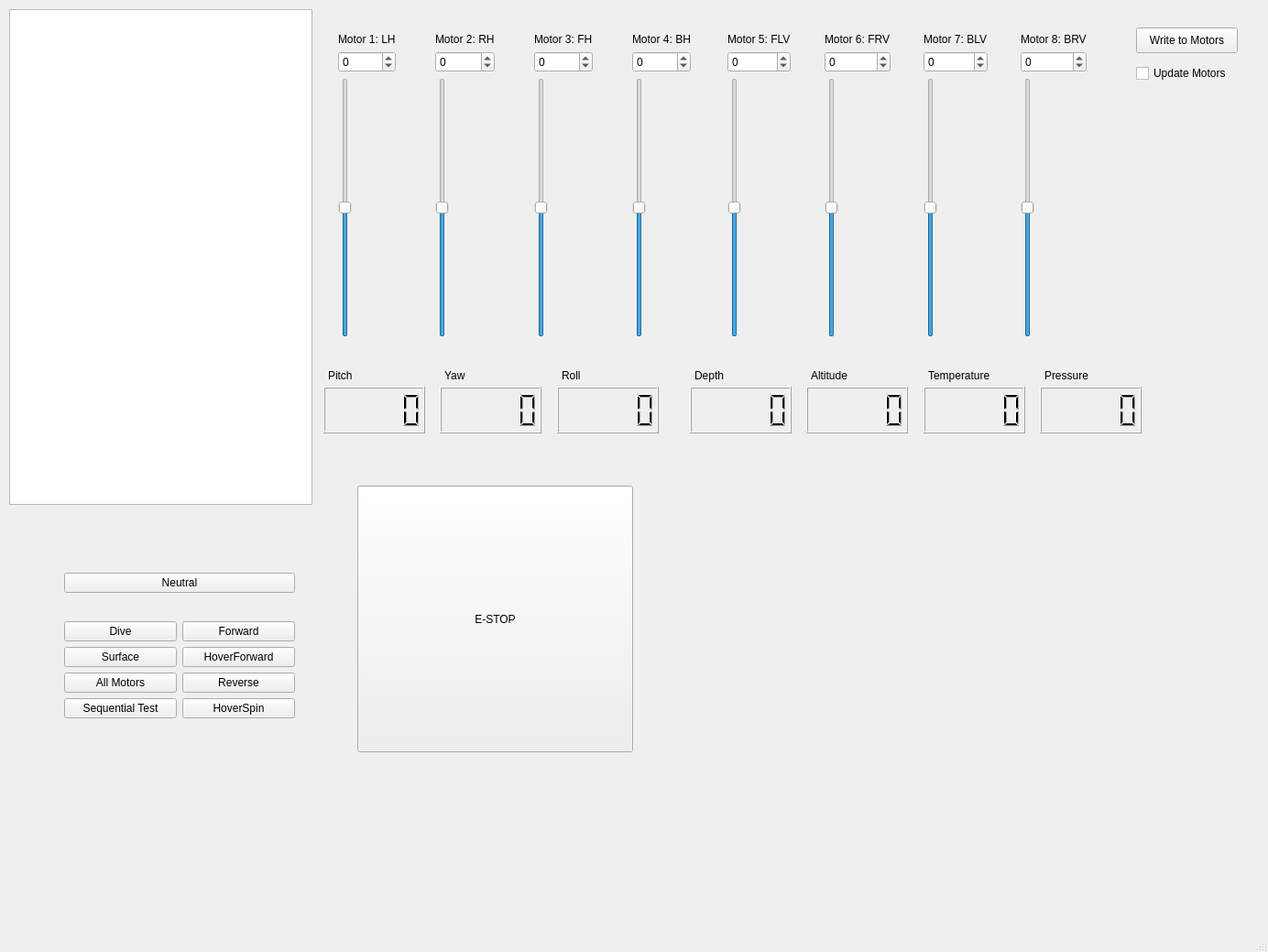
<?xml version="1.0" encoding="UTF-8"?>
<ui version="4.0">
 <class>MainWindow</class>
 <widget class="QMainWindow" name="MainWindow">
  <property name="geometry">
   <rect>
    <x>0</x>
    <y>0</y>
    <width>1384</width>
    <height>1039</height>
   </rect>
  </property>
  <property name="maximumSize">
   <size>
    <width>1384</width>
    <height>1039</height>
   </size>
  </property>
  <property name="windowTitle">
   <string>MainWindow</string>
  </property>
  <widget class="QWidget" name="centralwidget">
   <property name="maximumSize">
    <size>
     <width>1500</width>
     <height>850</height>
    </size>
   </property>
   <widget class="QPushButton" name="e_stop_button">
    <property name="geometry">
     <rect>
      <x>390</x>
      <y>530</y>
      <width>301</width>
      <height>291</height>
     </rect>
    </property>
    <property name="minimumSize">
     <size>
      <width>192</width>
      <height>192</height>
     </size>
    </property>
    <property name="autoFillBackground">
     <bool>false</bool>
    </property>
    <property name="text">
     <string>E-STOP</string>
    </property>
   </widget>
   <widget class="QWidget" name="control_buttons" native="true">
    <property name="geometry">
     <rect>
      <x>50</x>
      <y>590</y>
      <width>281</width>
      <height>241</height>
     </rect>
    </property>
    <property name="minimumSize">
     <size>
      <width>220</width>
      <height>220</height>
     </size>
    </property>
    <widget class="QWidget" name="layoutWidget">
     <property name="geometry">
      <rect>
       <x>20</x>
       <y>10</y>
       <width>252</width>
       <height>209</height>
      </rect>
     </property>
     <layout class="QVBoxLayout" name="verticalLayout_8">
      <item>
       <widget class="QPushButton" name="neutral_button">
        <property name="text">
         <string>Neutral</string>
        </property>
       </widget>
      </item>
      <item>
       <layout class="QHBoxLayout" name="horizontalLayout_2">
        <item>
         <layout class="QVBoxLayout" name="verticalLayout_7">
          <item>
           <widget class="QPushButton" name="dive_button">
            <property name="text">
             <string>Dive</string>
            </property>
           </widget>
          </item>
          <item>
           <widget class="QPushButton" name="surface_button">
            <property name="text">
             <string>Surface</string>
            </property>
           </widget>
          </item>
          <item>
           <widget class="QPushButton" name="all_motors_button">
            <property name="text">
             <string>All Motors</string>
            </property>
           </widget>
          </item>
          <item>
           <widget class="QPushButton" name="seq_test_button">
            <property name="text">
             <string>Sequential Test</string>
            </property>
           </widget>
          </item>
         </layout>
        </item>
        <item>
         <layout class="QVBoxLayout" name="verticalLayout_6">
          <item>
           <widget class="QPushButton" name="forward_button">
            <property name="text">
             <string>Forward</string>
            </property>
           </widget>
          </item>
          <item>
           <widget class="QPushButton" name="hover_forward_button">
            <property name="text">
             <string>HoverForward</string>
            </property>
           </widget>
          </item>
          <item>
           <widget class="QPushButton" name="reverse_button">
            <property name="text">
             <string>Reverse</string>
            </property>
           </widget>
          </item>
          <item>
           <widget class="QPushButton" name="hover_spin_button">
            <property name="text">
             <string>HoverSpin</string>
            </property>
           </widget>
          </item>
         </layout>
        </item>
       </layout>
      </item>
     </layout>
    </widget>
   </widget>
   <widget class="QWidget" name="layoutWidget">
    <property name="geometry">
     <rect>
      <x>750</x>
      <y>400</y>
      <width>503</width>
      <height>82</height>
     </rect>
    </property>
    <layout class="QHBoxLayout" name="depth_pressure_data_h_layout">
     <item>
      <widget class="QWidget" name="depth_widget" native="true">
       <property name="minimumSize">
        <size>
         <width>120</width>
         <height>80</height>
        </size>
       </property>
       <widget class="QLCDNumber" name="depth_lcd">
        <property name="geometry">
         <rect>
          <x>3</x>
          <y>22</y>
          <width>111</width>
          <height>51</height>
         </rect>
        </property>
        <property name="minimumSize">
         <size>
          <width>111</width>
          <height>51</height>
         </size>
        </property>
       </widget>
       <widget class="QLabel" name="label_16">
        <property name="geometry">
         <rect>
          <x>8</x>
          <y>0</y>
          <width>101</width>
          <height>20</height>
         </rect>
        </property>
        <property name="minimumSize">
         <size>
          <width>101</width>
          <height>20</height>
         </size>
        </property>
        <property name="text">
         <string>Depth</string>
        </property>
       </widget>
      </widget>
     </item>
     <item>
      <widget class="QWidget" name="altitude_widget" native="true">
       <property name="minimumSize">
        <size>
         <width>120</width>
         <height>80</height>
        </size>
       </property>
       <widget class="QLCDNumber" name="altitude_lcd">
        <property name="geometry">
         <rect>
          <x>3</x>
          <y>22</y>
          <width>111</width>
          <height>51</height>
         </rect>
        </property>
        <property name="minimumSize">
         <size>
          <width>111</width>
          <height>51</height>
         </size>
        </property>
       </widget>
       <widget class="QLabel" name="label_5">
        <property name="geometry">
         <rect>
          <x>8</x>
          <y>0</y>
          <width>101</width>
          <height>20</height>
         </rect>
        </property>
        <property name="minimumSize">
         <size>
          <width>101</width>
          <height>20</height>
         </size>
        </property>
        <property name="text">
         <string>Altitude</string>
        </property>
       </widget>
      </widget>
     </item>
     <item>
      <widget class="QWidget" name="temperature_widget" native="true">
       <property name="minimumSize">
        <size>
         <width>120</width>
         <height>80</height>
        </size>
       </property>
       <widget class="QLCDNumber" name="temperature_lcd">
        <property name="geometry">
         <rect>
          <x>3</x>
          <y>22</y>
          <width>111</width>
          <height>51</height>
         </rect>
        </property>
        <property name="minimumSize">
         <size>
          <width>111</width>
          <height>51</height>
         </size>
        </property>
       </widget>
       <widget class="QLabel" name="label_7">
        <property name="geometry">
         <rect>
          <x>8</x>
          <y>0</y>
          <width>101</width>
          <height>20</height>
         </rect>
        </property>
        <property name="minimumSize">
         <size>
          <width>101</width>
          <height>20</height>
         </size>
        </property>
        <property name="text">
         <string>Temperature</string>
        </property>
       </widget>
      </widget>
     </item>
     <item>
      <widget class="QWidget" name="pressure_widget" native="true">
       <property name="minimumSize">
        <size>
         <width>120</width>
         <height>80</height>
        </size>
       </property>
       <widget class="QLCDNumber" name="pressure_lcd">
        <property name="geometry">
         <rect>
          <x>3</x>
          <y>22</y>
          <width>111</width>
          <height>51</height>
         </rect>
        </property>
        <property name="minimumSize">
         <size>
          <width>111</width>
          <height>51</height>
         </size>
        </property>
       </widget>
       <widget class="QLabel" name="label_6">
        <property name="geometry">
         <rect>
          <x>8</x>
          <y>0</y>
          <width>101</width>
          <height>20</height>
         </rect>
        </property>
        <property name="minimumSize">
         <size>
          <width>101</width>
          <height>20</height>
         </size>
        </property>
        <property name="text">
         <string>Pressure</string>
        </property>
       </widget>
      </widget>
     </item>
    </layout>
   </widget>
   <widget class="QWidget" name="layoutWidget">
    <property name="geometry">
     <rect>
      <x>350</x>
      <y>400</y>
      <width>376</width>
      <height>82</height>
     </rect>
    </property>
    <layout class="QHBoxLayout" name="imu_data_h_layout">
     <item>
      <widget class="QWidget" name="pitch_widget" native="true">
       <property name="minimumSize">
        <size>
         <width>120</width>
         <height>80</height>
        </size>
       </property>
       <widget class="QLCDNumber" name="pitch_lcd">
        <property name="geometry">
         <rect>
          <x>3</x>
          <y>22</y>
          <width>111</width>
          <height>51</height>
         </rect>
        </property>
        <property name="minimumSize">
         <size>
          <width>111</width>
          <height>51</height>
         </size>
        </property>
       </widget>
       <widget class="QLabel" name="label">
        <property name="geometry">
         <rect>
          <x>8</x>
          <y>0</y>
          <width>101</width>
          <height>20</height>
         </rect>
        </property>
        <property name="minimumSize">
         <size>
          <width>101</width>
          <height>20</height>
         </size>
        </property>
        <property name="text">
         <string>Pitch</string>
        </property>
       </widget>
      </widget>
     </item>
     <item>
      <widget class="QWidget" name="yaw_widget" native="true">
       <property name="minimumSize">
        <size>
         <width>120</width>
         <height>80</height>
        </size>
       </property>
       <widget class="QLCDNumber" name="yaw_lcd">
        <property name="geometry">
         <rect>
          <x>3</x>
          <y>22</y>
          <width>111</width>
          <height>51</height>
         </rect>
        </property>
        <property name="minimumSize">
         <size>
          <width>111</width>
          <height>51</height>
         </size>
        </property>
       </widget>
       <widget class="QLabel" name="label_3">
        <property name="geometry">
         <rect>
          <x>8</x>
          <y>0</y>
          <width>101</width>
          <height>20</height>
         </rect>
        </property>
        <property name="minimumSize">
         <size>
          <width>101</width>
          <height>20</height>
         </size>
        </property>
        <property name="text">
         <string>Yaw</string>
        </property>
       </widget>
      </widget>
     </item>
     <item>
      <widget class="QWidget" name="roll_widget" native="true">
       <property name="minimumSize">
        <size>
         <width>120</width>
         <height>80</height>
        </size>
       </property>
       <widget class="QLCDNumber" name="roll_lcd">
        <property name="geometry">
         <rect>
          <x>3</x>
          <y>22</y>
          <width>111</width>
          <height>51</height>
         </rect>
        </property>
        <property name="minimumSize">
         <size>
          <width>111</width>
          <height>51</height>
         </size>
        </property>
       </widget>
       <widget class="QLabel" name="label_4">
        <property name="geometry">
         <rect>
          <x>8</x>
          <y>0</y>
          <width>101</width>
          <height>20</height>
         </rect>
        </property>
        <property name="minimumSize">
         <size>
          <width>101</width>
          <height>20</height>
         </size>
        </property>
        <property name="text">
         <string>Roll</string>
        </property>
       </widget>
      </widget>
     </item>
    </layout>
   </widget>
   <widget class="QWidget" name="horizontalLayoutWidget">
    <property name="geometry">
     <rect>
      <x>350</x>
      <y>26</y>
      <width>851</width>
      <height>352</height>
     </rect>
    </property>
    <layout class="QHBoxLayout" name="thruster_widgets_h_layout">
     <item>
      <widget class="QWidget" name="motor_1_lh" native="true">
       <property name="minimumSize">
        <size>
         <width>100</width>
         <height>350</height>
        </size>
       </property>
       <property name="maximumSize">
        <size>
         <width>100</width>
         <height>350</height>
        </size>
       </property>
       <layout class="QGridLayout" name="gridLayout">
        <item row="0" column="0">
         <widget class="QLabel" name="label_8">
          <property name="text">
           <string>Motor 1: LH</string>
          </property>
         </widget>
        </item>
        <item row="1" column="0">
         <widget class="QSpinBox" name="motor_1_spin">
          <property name="minimum">
           <number>-100</number>
          </property>
          <property name="maximum">
           <number>100</number>
          </property>
         </widget>
        </item>
        <item row="2" column="0">
         <widget class="QSlider" name="motor_1_slider">
          <property name="minimum">
           <number>-100</number>
          </property>
          <property name="maximum">
           <number>100</number>
          </property>
          <property name="value">
           <number>0</number>
          </property>
          <property name="orientation">
           <enum>Qt::Vertical</enum>
          </property>
          <property name="tickPosition">
           <enum>QSlider::NoTicks</enum>
          </property>
         </widget>
        </item>
       </layout>
      </widget>
     </item>
     <item>
      <widget class="QWidget" name="motor_2_rh" native="true">
       <property name="minimumSize">
        <size>
         <width>100</width>
         <height>350</height>
        </size>
       </property>
       <property name="maximumSize">
        <size>
         <width>100</width>
         <height>350</height>
        </size>
       </property>
       <layout class="QGridLayout" name="gridLayout_2">
        <item row="0" column="0">
         <widget class="QLabel" name="label_9">
          <property name="text">
           <string>Motor 2: RH</string>
          </property>
         </widget>
        </item>
        <item row="1" column="0">
         <widget class="QSpinBox" name="motor_2_spin">
          <property name="minimum">
           <number>-100</number>
          </property>
          <property name="maximum">
           <number>100</number>
          </property>
         </widget>
        </item>
        <item row="2" column="0">
         <widget class="QSlider" name="motor_2_slider">
          <property name="minimum">
           <number>-100</number>
          </property>
          <property name="maximum">
           <number>100</number>
          </property>
          <property name="value">
           <number>0</number>
          </property>
          <property name="orientation">
           <enum>Qt::Vertical</enum>
          </property>
         </widget>
        </item>
       </layout>
      </widget>
     </item>
     <item>
      <widget class="QWidget" name="motor_3_fh" native="true">
       <property name="minimumSize">
        <size>
         <width>100</width>
         <height>350</height>
        </size>
       </property>
       <property name="maximumSize">
        <size>
         <width>100</width>
         <height>350</height>
        </size>
       </property>
       <layout class="QGridLayout" name="gridLayout_8">
        <item row="0" column="0">
         <widget class="QLabel" name="label_15">
          <property name="text">
           <string>Motor 3: FH</string>
          </property>
         </widget>
        </item>
        <item row="1" column="0">
         <widget class="QSpinBox" name="motor_3_spin">
          <property name="minimum">
           <number>-100</number>
          </property>
          <property name="maximum">
           <number>100</number>
          </property>
         </widget>
        </item>
        <item row="2" column="0">
         <widget class="QSlider" name="motor_3_slider">
          <property name="minimum">
           <number>-100</number>
          </property>
          <property name="maximum">
           <number>100</number>
          </property>
          <property name="value">
           <number>0</number>
          </property>
          <property name="orientation">
           <enum>Qt::Vertical</enum>
          </property>
         </widget>
        </item>
       </layout>
      </widget>
     </item>
     <item>
      <widget class="QWidget" name="motor_4_bh" native="true">
       <property name="minimumSize">
        <size>
         <width>100</width>
         <height>350</height>
        </size>
       </property>
       <property name="maximumSize">
        <size>
         <width>100</width>
         <height>350</height>
        </size>
       </property>
       <layout class="QGridLayout" name="gridLayout_6">
        <item row="0" column="0">
         <widget class="QLabel" name="label_13">
          <property name="text">
           <string>Motor 4: BH</string>
          </property>
         </widget>
        </item>
        <item row="1" column="0">
         <widget class="QSpinBox" name="motor_4_spin">
          <property name="minimum">
           <number>-100</number>
          </property>
          <property name="maximum">
           <number>100</number>
          </property>
         </widget>
        </item>
        <item row="2" column="0">
         <widget class="QSlider" name="motor_4_slider">
          <property name="minimum">
           <number>-100</number>
          </property>
          <property name="maximum">
           <number>100</number>
          </property>
          <property name="value">
           <number>0</number>
          </property>
          <property name="orientation">
           <enum>Qt::Vertical</enum>
          </property>
         </widget>
        </item>
       </layout>
      </widget>
     </item>
     <item>
      <widget class="QWidget" name="motor_5_fvh" native="true">
       <property name="minimumSize">
        <size>
         <width>100</width>
         <height>350</height>
        </size>
       </property>
       <property name="maximumSize">
        <size>
         <width>100</width>
         <height>350</height>
        </size>
       </property>
       <layout class="QGridLayout" name="gridLayout_7">
        <item row="0" column="0">
         <widget class="QLabel" name="label_14">
          <property name="text">
           <string>Motor 5: FLV</string>
          </property>
         </widget>
        </item>
        <item row="1" column="0">
         <widget class="QSpinBox" name="motor_5_spin">
          <property name="minimum">
           <number>-100</number>
          </property>
          <property name="maximum">
           <number>100</number>
          </property>
         </widget>
        </item>
        <item row="2" column="0">
         <widget class="QSlider" name="motor_5_slider">
          <property name="minimum">
           <number>-100</number>
          </property>
          <property name="maximum">
           <number>100</number>
          </property>
          <property name="value">
           <number>0</number>
          </property>
          <property name="orientation">
           <enum>Qt::Vertical</enum>
          </property>
         </widget>
        </item>
       </layout>
      </widget>
     </item>
     <item>
      <widget class="QWidget" name="motor_6_frv" native="true">
       <property name="sizePolicy">
        <sizepolicy hsizetype="Preferred" vsizetype="Maximum">
         <horstretch>0</horstretch>
         <verstretch>0</verstretch>
        </sizepolicy>
       </property>
       <property name="minimumSize">
        <size>
         <width>100</width>
         <height>165</height>
        </size>
       </property>
       <property name="maximumSize">
        <size>
         <width>100</width>
         <height>350</height>
        </size>
       </property>
       <layout class="QGridLayout" name="gridLayout_4">
        <item row="0" column="0">
         <widget class="QLabel" name="label_11">
          <property name="text">
           <string>Motor 6: FRV</string>
          </property>
         </widget>
        </item>
        <item row="2" column="0">
         <widget class="QSlider" name="motor_6_slider">
          <property name="minimum">
           <number>-100</number>
          </property>
          <property name="maximum">
           <number>100</number>
          </property>
          <property name="value">
           <number>0</number>
          </property>
          <property name="orientation">
           <enum>Qt::Vertical</enum>
          </property>
         </widget>
        </item>
        <item row="1" column="0">
         <widget class="QSpinBox" name="motor_6_spin">
          <property name="minimum">
           <number>-100</number>
          </property>
          <property name="maximum">
           <number>100</number>
          </property>
         </widget>
        </item>
       </layout>
      </widget>
     </item>
     <item>
      <widget class="QWidget" name="motor_7_blv" native="true">
       <property name="minimumSize">
        <size>
         <width>100</width>
         <height>350</height>
        </size>
       </property>
       <property name="maximumSize">
        <size>
         <width>100</width>
         <height>350</height>
        </size>
       </property>
       <layout class="QGridLayout" name="gridLayout_5">
        <item row="0" column="0">
         <widget class="QLabel" name="label_12">
          <property name="text">
           <string>Motor 7: BLV</string>
          </property>
         </widget>
        </item>
        <item row="2" column="0">
         <widget class="QSlider" name="motor_7_slider">
          <property name="minimum">
           <number>-100</number>
          </property>
          <property name="maximum">
           <number>100</number>
          </property>
          <property name="value">
           <number>0</number>
          </property>
          <property name="orientation">
           <enum>Qt::Vertical</enum>
          </property>
         </widget>
        </item>
        <item row="1" column="0">
         <widget class="QSpinBox" name="motor_7_spin">
          <property name="minimum">
           <number>-100</number>
          </property>
          <property name="maximum">
           <number>100</number>
          </property>
         </widget>
        </item>
       </layout>
      </widget>
     </item>
     <item>
      <widget class="QWidget" name="motor_8_brv" native="true">
       <property name="minimumSize">
        <size>
         <width>100</width>
         <height>350</height>
        </size>
       </property>
       <property name="maximumSize">
        <size>
         <width>100</width>
         <height>350</height>
        </size>
       </property>
       <layout class="QGridLayout" name="gridLayout_3">
        <item row="2" column="0">
         <widget class="QSlider" name="motor_8_slider">
          <property name="minimum">
           <number>-100</number>
          </property>
          <property name="maximum">
           <number>100</number>
          </property>
          <property name="value">
           <number>0</number>
          </property>
          <property name="orientation">
           <enum>Qt::Vertical</enum>
          </property>
         </widget>
        </item>
        <item row="0" column="0">
         <widget class="QLabel" name="label_10">
          <property name="text">
           <string>Motor 8: BRV</string>
          </property>
         </widget>
        </item>
        <item row="1" column="0">
         <widget class="QSpinBox" name="motor_8_spin">
          <property name="minimum">
           <number>-100</number>
          </property>
          <property name="maximum">
           <number>100</number>
          </property>
         </widget>
        </item>
       </layout>
      </widget>
     </item>
    </layout>
   </widget>
   <widget class="QWidget" name="forward_camera_widget" native="true">
    <property name="geometry">
     <rect>
      <x>760</x>
      <y>520</y>
      <width>491</width>
      <height>311</height>
     </rect>
    </property>
    <property name="minimumSize">
     <size>
      <width>331</width>
      <height>241</height>
     </size>
    </property>
    <property name="maximumSize">
     <size>
      <width>491</width>
      <height>311</height>
     </size>
    </property>
   </widget>
   <widget class="QTextBrowser" name="console">
    <property name="geometry">
     <rect>
      <x>10</x>
      <y>10</y>
      <width>331</width>
      <height>541</height>
     </rect>
    </property>
    <property name="sizePolicy">
     <sizepolicy hsizetype="Maximum" vsizetype="Maximum">
      <horstretch>0</horstretch>
      <verstretch>0</verstretch>
     </sizepolicy>
    </property>
    <property name="minimumSize">
     <size>
      <width>256</width>
      <height>541</height>
     </size>
    </property>
    <property name="maximumSize">
     <size>
      <width>331</width>
      <height>541</height>
     </size>
    </property>
    <property name="sizeAdjustPolicy">
     <enum>QAbstractScrollArea::AdjustIgnored</enum>
    </property>
   </widget>
   <widget class="QPushButton" name="write_to_motors_button">
    <property name="geometry">
     <rect>
      <x>1240</x>
      <y>30</y>
      <width>111</width>
      <height>28</height>
     </rect>
    </property>
    <property name="text">
     <string>Write to Motors</string>
    </property>
   </widget>
   <widget class="QCheckBox" name="checkBox">
    <property name="geometry">
     <rect>
      <x>1240</x>
      <y>70</y>
      <width>111</width>
      <height>20</height>
     </rect>
    </property>
    <property name="text">
     <string>Update Motors</string>
    </property>
   </widget>
  </widget>
  <widget class="QMenuBar" name="menubar">
   <property name="geometry">
    <rect>
     <x>0</x>
     <y>0</y>
     <width>1384</width>
     <height>21</height>
    </rect>
   </property>
  </widget>
  <widget class="QStatusBar" name="statusbar"/>
 </widget>
 <resources/>
 <connections/>
</ui>
